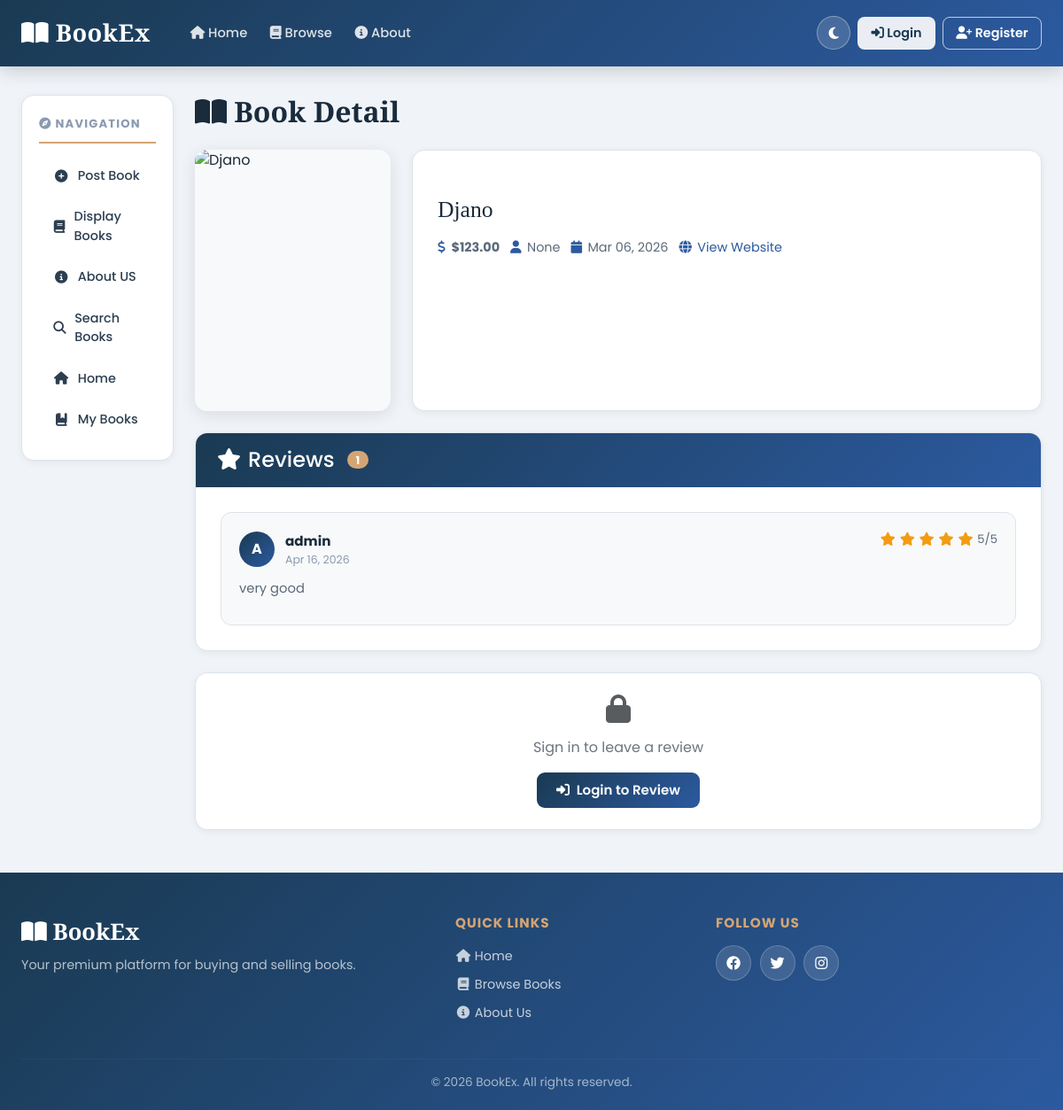
Before: /book_detail/1 with the older database file.
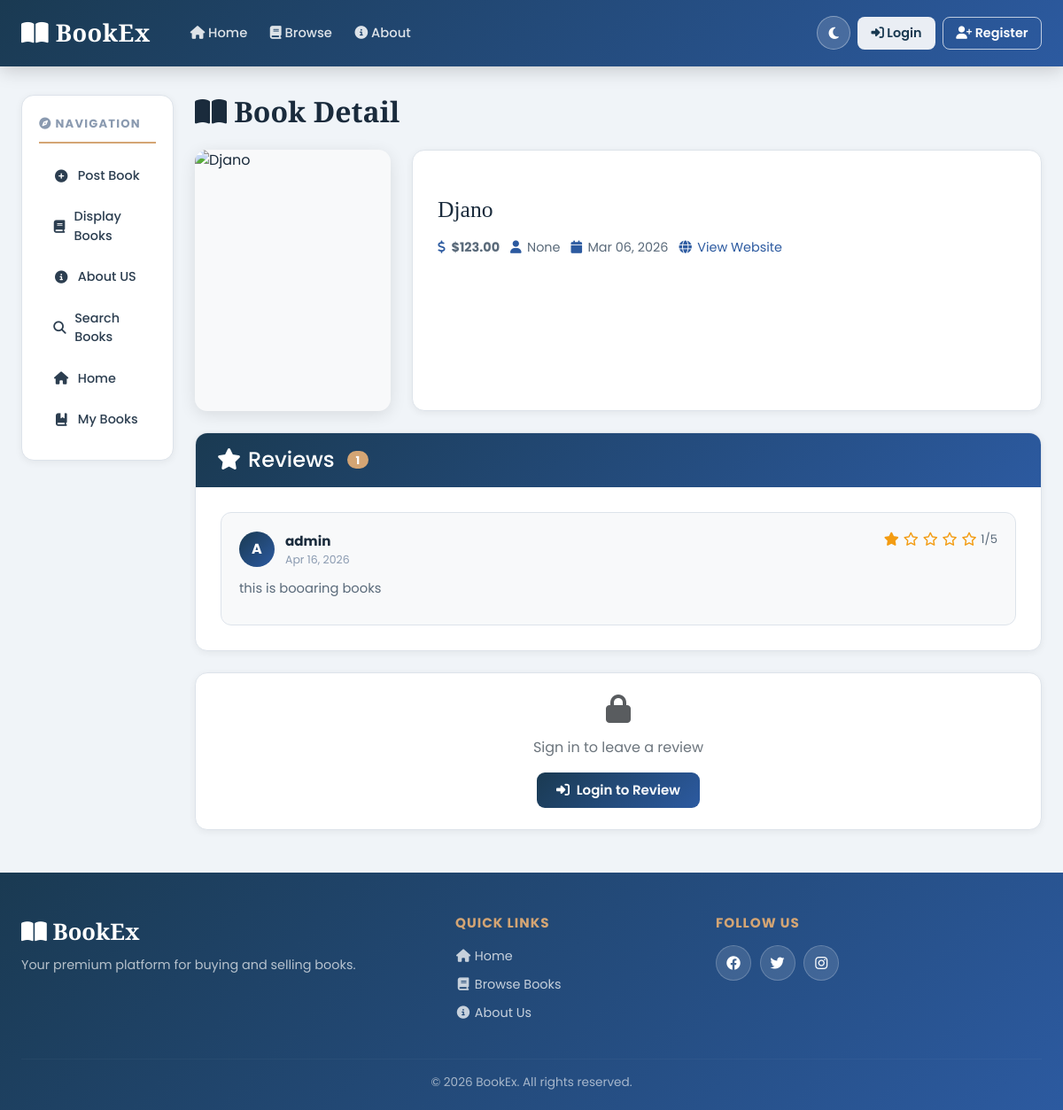
After: the same page with the newer database file.
### bookMng/models.py (models this page shows, shortened)
class BookReview(models.Model):
    book = models.ForeignKey(Book, on_delete=models.CASCADE, related_name="reviews")
    user = models.ForeignKey(
        settings.AUTH_USER_MODEL,
        on_delete=models.CASCADE,
        related_name="book_reviews",
    )
    rating = models.PositiveSmallIntegerField(
        validators=[MinValueValidator(1), MaxValueValidator(5)]
    )
    comment = models.TextField()
    created_at = models.DateTimeField(auto_now_add=True)
    updated_at = models.DateTimeField(auto_now=True)
    class Meta:
        ordering = ["-created_at"]
        constraints = [
            models.UniqueConstraint(
                fields=["book", "user"],
                name="unique_review_per_user_per_book",
            )
        ]

### bookMng/views.py (the view)
# urls.py: path('book_detail/<int:book_id>', views.book_detail, name='book_detail'),
def book_detail(request, book_id):
    book = get_object_or_404(Book, id=book_id)
    book.pic_path = book.picture.url[14:]
    reviews = BookReview.objects.filter(book=book).order_by("-created_at")
    if request.user.is_authenticated:
        user_review = BookReview.objects.filter(book=book, user=request.user).first()
    else:
        user_review = None
    form = BookReviewForm(instance=user_review)
    return render(request,
                  'bookMng/book_detail.html',
                  {
                      'item_list': MainMenu.objects.all(),
                      'book': book,
                      'reviews': reviews,
                      'user_review': user_review,
                      'form': form,
                  })

### bookEx/templates/bookMng/book_detail.html (shortened to what the changed rows need)
{% extends "base.html" %}
{% load static %}
{% block content %}
<h1><i class="fas fa-book-open"></i> Book Detail</h1>
<div class="row g-4 mb-4">
   <div class="col-md-9 col-sm-8">
      <div class="card h-100">
         <div class="card-body">
            <h2 class="book-title">{{ book.name }}</h2>
         </div>
      </div>
   </div>
</div>
<div class="card mb-4">
   <div class="card-body">
      {% if reviews %}
      <div class="reviews-list">
         {% for review in reviews %}
         <div class="review-card {% if user.is_authenticated and user == review.user %}own-review{% endif %}">
            <div class="review-header">
               <div class="reviewer-info">
                  <div class="reviewer-avatar">{{ review.user.username|slice:":1"|upper }}</div>
                  <div>
                     <strong class="reviewer-name">{{ review.user.username }}</strong>
                     <div class="review-date">{{ review.created_at|date:"M d, Y" }}</div>
                  </div>
               </div>
               <div class="review-rating">
                  {% with review.rating as r %}
                  {% for i in "12345" %}
                  {% if forloop.counter <= r %} <i class="fas fa-star"></i>
                     {% else %}
                     <i class="far fa-star"></i>
                     {% endif %}
                     {% endfor %}
                     {% endwith %}
                     <span class="rating-num">{{ review.rating }}/5</span>
               </div>
            </div>
            <p class="review-comment">{{ review.comment }}</p>
         </div>
         {% endfor %}
      </div>
      {% else %}
      <div class="text-center py-4 text-secondary">
         <i class="fas fa-star fa-2x mb-2 d-block text-muted"></i>
         No reviews yet. Be the first to leave one!
      </div>
      {% endif %}
   </div>
</div>
{% endblock content %}

Changed rows visible on the page:
changed BookReview "admin": rating "5" → "1"; comment "very good" → "this is booaring books"
